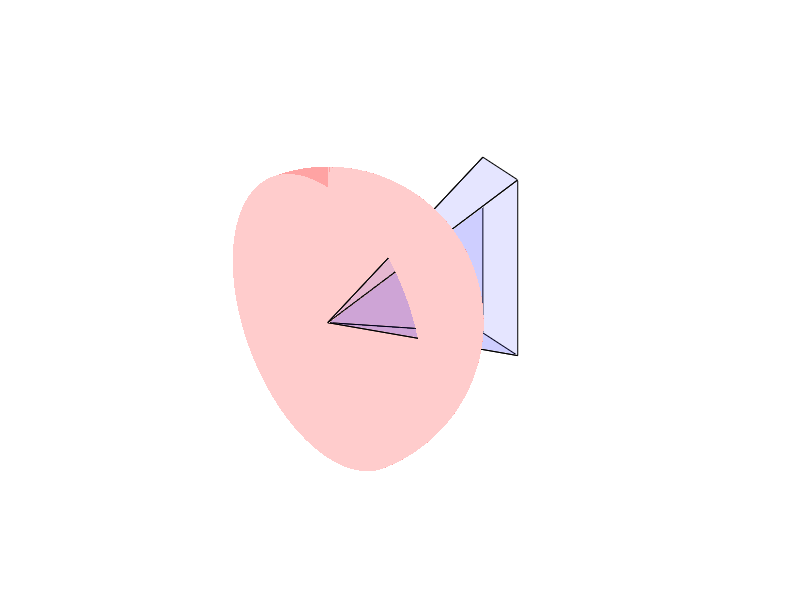

Recreate this plot in MATLAB.
r1 = 5;
r2 = 5.04;
rr = 5.02;
r3 = 7;
az = deg2rad(15);
el = deg2rad(50);
N = 100;

[theta, phi] = meshgrid(linspace(-pi/2,pi/2,N),linspace(-pi/2,pi/2,N));
[theta_reg, phi_reg] = meshgrid(linspace(-az/2,az/2,floor(N*az/pi)),linspace(-el/2,el/2,floor(N*el/pi)));

x = cos(phi).*cos(theta);
y = cos(phi).*sin(theta);
z = sin(phi);

x_reg = cos(phi_reg).*cos(theta_reg);
y_reg = cos(phi_reg).*sin(theta_reg);
z_reg = sin(phi_reg);

tri_upper_x = [0; r3; r3];
tri_upper_y = [0; r3*tan(az/2); -r3*tan(az/2)];
tri_upper_z = [0; r3*tan(el/2); r3*tan(el/2)];

tri_left_x = [0; r3; r3];
tri_left_y = [0; r3*tan(az/2); r3*tan(az/2)];
tri_left_z = [0; r3*tan(el/2); -r3*tan(el/2)];

p1_x = [r1*x_reg(:,1); flipud(r2*x_reg(:,1))];
p1_y = [r1*y_reg(:,1); flipud(r2*y_reg(:,1))];
p1_z = [r1*z_reg(:,1); flipud(r2*z_reg(:,1))];

p2_x = [r1*x_reg(:,end); flipud(r2*x_reg(:,end))];
p2_y = [r1*y_reg(:,end); flipud(r2*y_reg(:,end))];
p2_z = [r1*z_reg(:,end); flipud(r2*z_reg(:,end))];

p3_x = [r1*x_reg(1,:).'; flipud(r2*x_reg(1,:).')];
p3_y = [r1*y_reg(1,:).'; flipud(r2*y_reg(1,:).')];
p3_z = [r1*z_reg(1,:).'; flipud(r2*z_reg(1,:).')];

p4_x = [r1*x_reg(end,:).'; flipud(r2*x_reg(end,:).')];
p4_y = [r1*y_reg(end,:).'; flipud(r2*y_reg(end,:).')];
p4_z = [r1*z_reg(end,:).'; flipud(r2*z_reg(end,:).')];

figure;
mesh(rr.*x,rr.*y,rr.*z,'EdgeColor','None','FaceColor','r','FaceAlpha',0.2);
hold on;
patch(tri_upper_x,tri_upper_y,tri_upper_z,'b','FaceAlpha',0.1,'EdgeColor','k');
patch(tri_upper_x,tri_upper_y,-tri_upper_z,'b','FaceAlpha',0.1,'EdgeColor','k');
patch(tri_left_x,tri_left_y,tri_left_z,'b','FaceAlpha',0.1,'EdgeColor','k');
patch(tri_left_x,-tri_left_y,tri_left_z,'b','FaceAlpha',0.1,'EdgeColor','k');
mesh(r1*x_reg,r1*y_reg,r1*z_reg,'FaceAlpha',1,'EdgeColor','none','FaceColor','m');
mesh(r2*x_reg,r2*y_reg,r2*z_reg,'FaceAlpha',1,'EdgeColor','none','FaceColor','m');
patch(p1_x,p1_y,p1_z,'m','FaceAlpha',1,'EdgeColor','k');
patch(p2_x,p2_y,p2_z,'m','FaceAlpha',1,'EdgeColor','k');
patch(p3_x,p3_y,p3_z,'m','FaceAlpha',1,'EdgeColor','k');
patch(p4_x,p4_y,p4_z,'m','FaceAlpha',1,'EdgeColor','k');
plot3(r1*x_reg(1,:),r1*y_reg(1,:),r1*z_reg(1,:),'k');
plot3(r2*x_reg(1,:),r2*y_reg(1,:),r2*z_reg(1,:),'k');
plot3(r1*x_reg(end,:),r1*y_reg(end,:),r1*z_reg(end,:),'k');
plot3(r2*x_reg(end,:),r2*y_reg(end,:),r2*z_reg(end,:),'k');
axis equal;axis vis3d;
set(gca,'XTick',[],'YTick',[],'ZTick',[]);
axis off;

